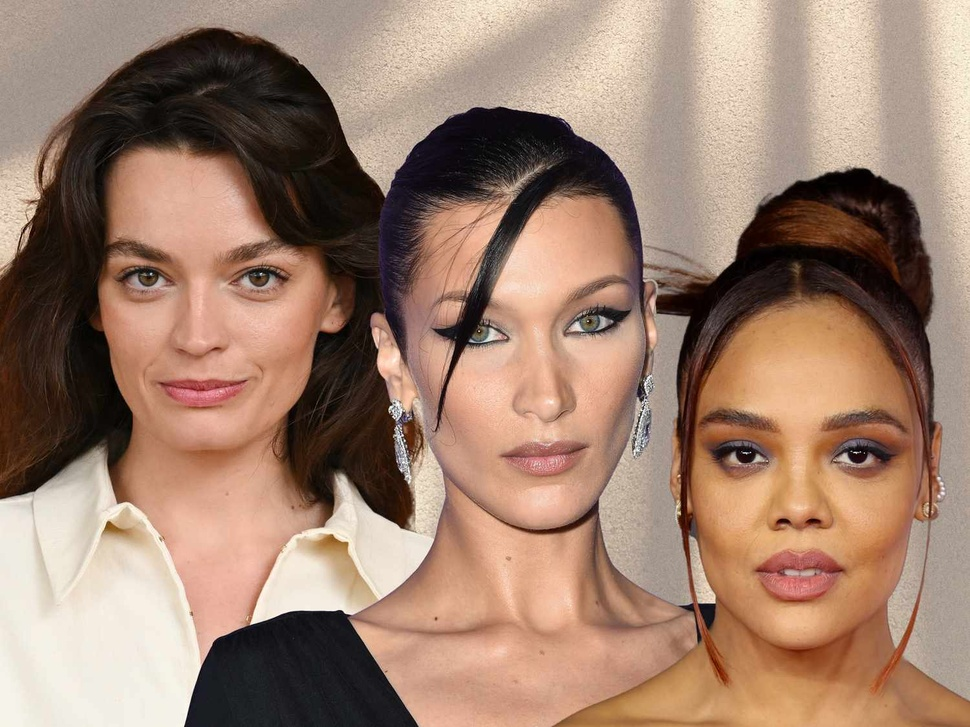
#> input picture photo/many.jpg, 970 x 727 px, shrunk from 1500 x 1125 before the run
$ python face_detect.py
#> lines starting #> are read from the running program, lines starting #| are printed output that depends on the picture; after the words box and inside, x2 and y2 are one past the last pixel; in counts of white or black regions, pixels touching at a corner belong together
import cv2 as cv

img=cv.imread('photo/many.jpg')
#> img is the input picture: shape (727, 970, 3); mean B, G, R 110.1, 128.2, 158.4
cv.imshow("person",img)

gray=cv.cvtColor(img,cv.COLOR_BGR2GRAY)
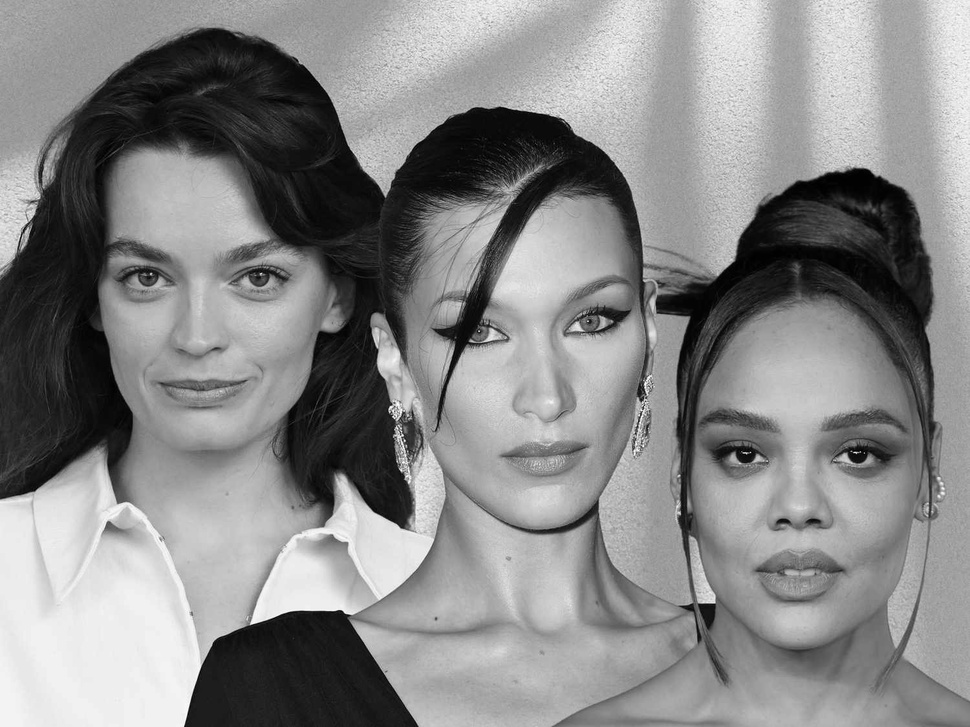
#> gray: shape (727, 970); min 0, max 255, mean 135.1
cv.imshow("gray",gray)

haar_caascade=cv.CascadeClassifier('haar_face.xml')
faces_rect=haar_caascade.detectMultiScale(gray,
                                          1.1,4)
#> faces_rect = [[68, 179, 260, 260], [439, 245, 215, 215], [663, 347, 269, 269]]

print(f'Number of face ={len(faces_rect)}')
#| Number of face =3

for x,y,w,h in faces_rect:
    cv.rectangle(img,(x,y),(x+w,y+h),(0,255,0),thickness=2)
#> this loop made 3 passes
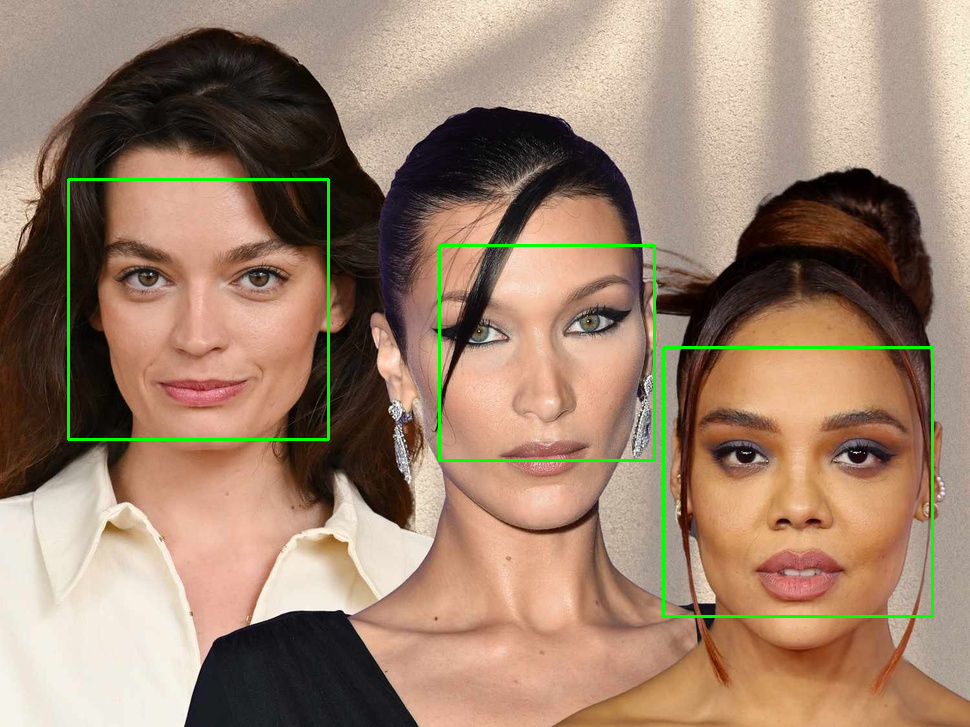
#> img: shape (727, 970, 3); 1.26% of pixels changed, all inside (x1, y1, x2, y2) = (67, 178, 934, 618)

cv.namedWindow("faces detected",cv.WINDOW_NORMAL)
cv.imshow("faces detected",img)


cv.waitKey(0)

$ run again, with photo/cat.jpg copied over photo/many.jpg
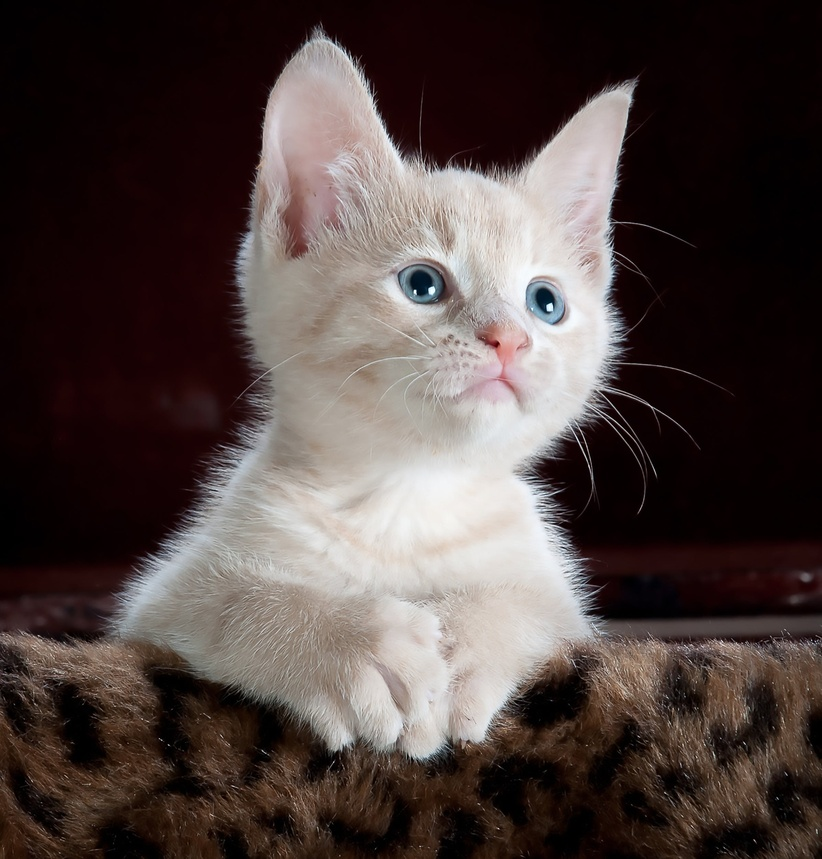
#> input picture photo/cat.jpg, 822 x 859 px, shrunk from 2392 x 2500 before the run
#> img is the input picture: shape (859, 822, 3); mean B, G, R 64.2, 66.8, 78.5
#> `gray=cv.cvtColor(img,cv.COLOR_BGR2GRAY)`:
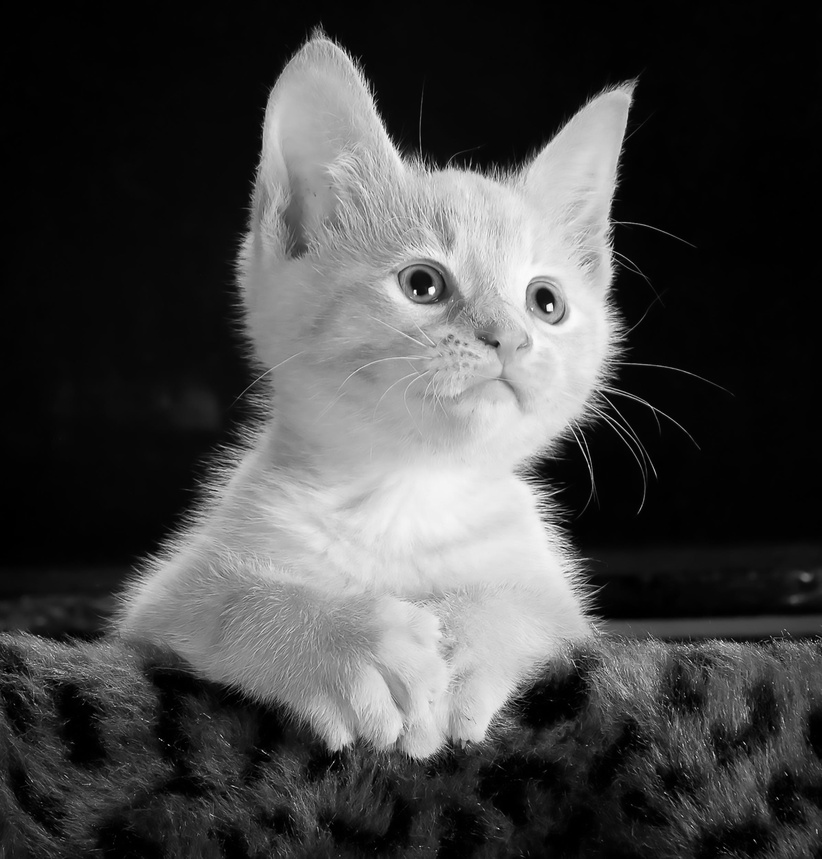
#> gray: shape (859, 822); min 0, max 253, mean 70
#> faces_rect = [[371, 198, 272, 272]]
#| Number of face =1
#> the loop `for x,y,w,h in faces_rect:` made 1 pass
#> after the loop `for x,y,w,h in faces_rect:`:
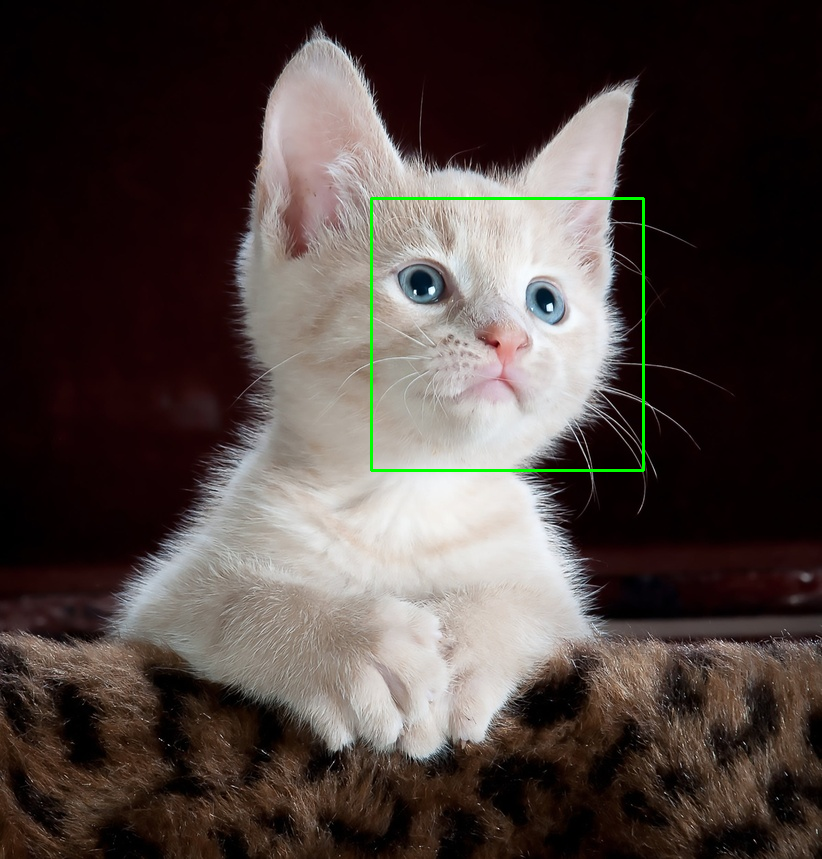
#> img: shape (859, 822, 3); 0.46% of pixels changed, all inside (x1, y1, x2, y2) = (370, 197, 645, 472)
